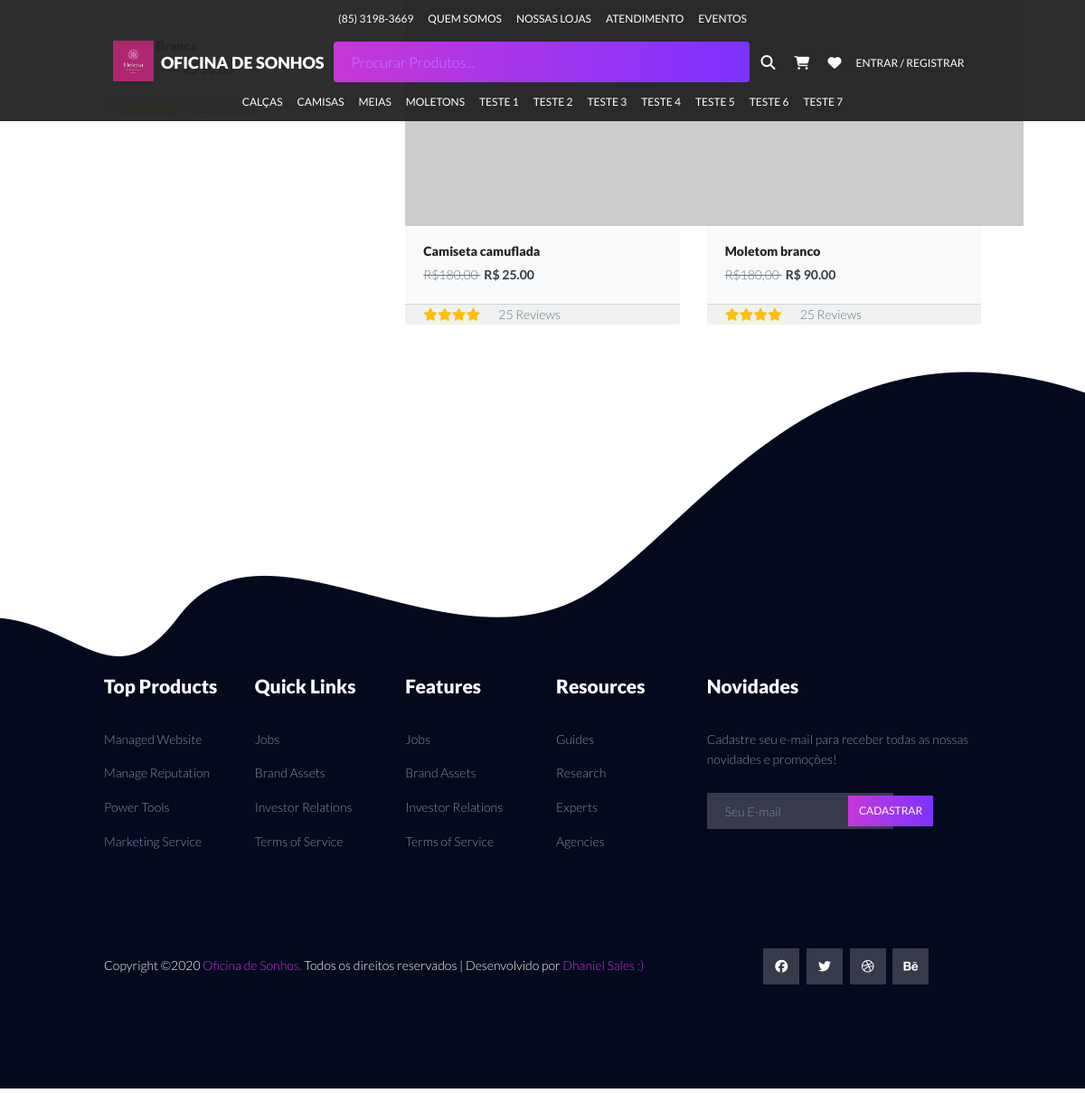
The page /produtos/ on the database as committed earlier.
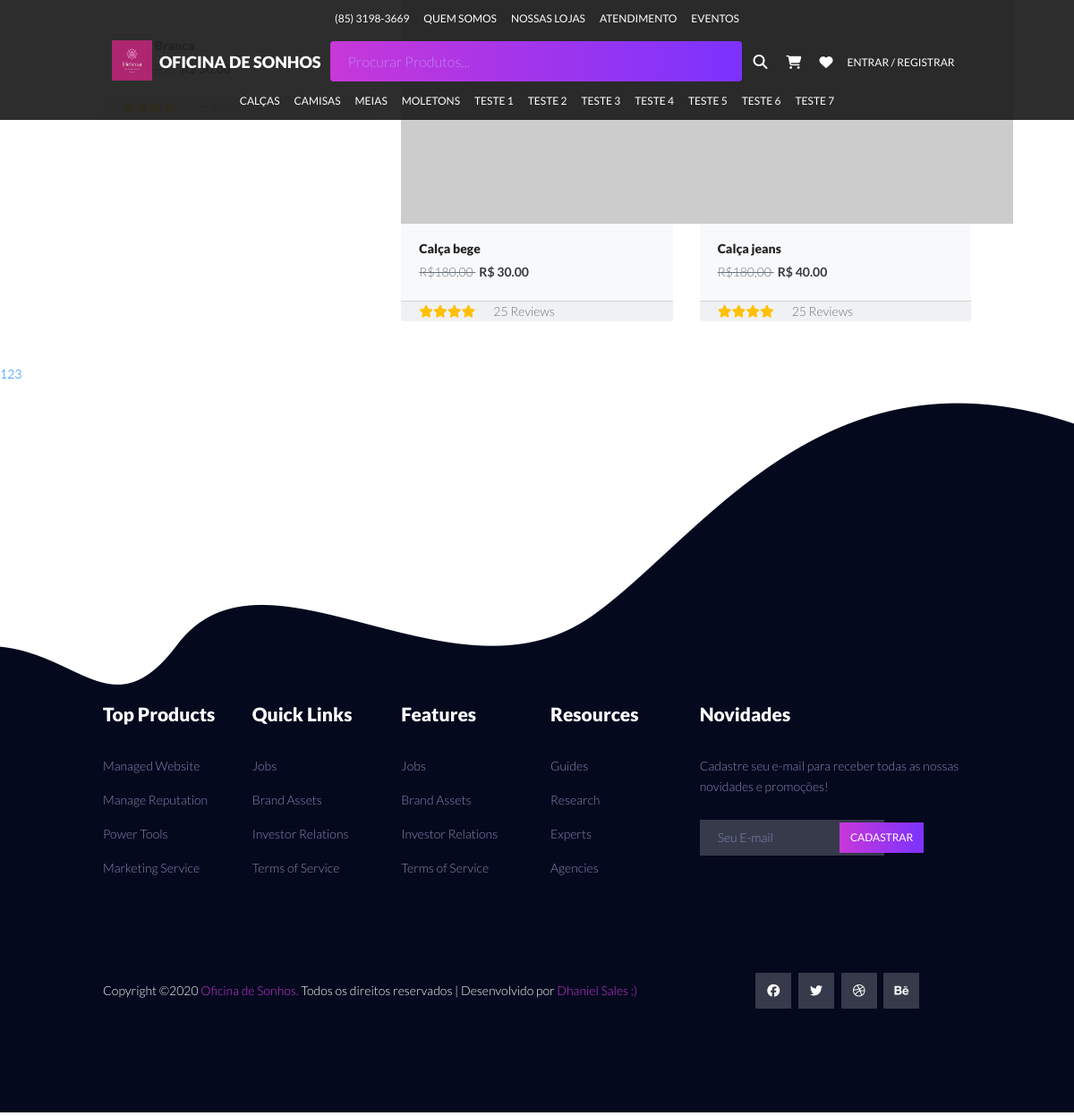
The same page on the database as committed later.
### catalog/models.py (models this page shows, shortened)
class Category(models.Model):
    name = models.CharField("Nome", max_length=100, unique=True, help_text='Determine uma subcategoria para que possa ser associada ao produtos.')
    slug = models.SlugField('Identificador', max_length=100)
    created = models.DateTimeField('Criado em', auto_now_add=True)
    modified = models.DateTimeField('Modificado em', auto_now=True)
    image = models.ImageField('Imagem', upload_to='categories', blank=True, null=True, help_text="Opcional. Envie uma foto para a categoria.")
    home_spotlight = models.BooleanField("Destaque na página inicial", default=False, help_text="Determina se essa Categoria deve ser inclusa nos Destaques da Página Inicial. Geralmente Categoria em destaque possuem promoções.")
    in_navbar = models.BooleanField("Incluir na Barra Superior?", default=False, help_text="Determina se essa Categoria deve ser inclusa na barra superior do site.")
    class Meta:
        verbose_name = 'Categoria'
        verbose_name_plural = "Categorias"
        ordering = ['name']
    def __str__(self):
        return f'{self.name}'
    def get_absolute_url(self):
        return reverse('catalog:category', kwargs={'slug': self.slug})

class Product(models.Model):
    id = models.AutoField('Código', primary_key=True)
    name = models.CharField("Nome", max_length=100, blank=False, null=False, unique=True, help_text="Obrigatório. Nome do Produto, de maior destaque na página.")
    slug = models.SlugField('Identificador', max_length=100, help_text="Não alterar esse campo.")
    category = models.ForeignKey('catalog.Category', related_name='category', verbose_name="Categoria", on_delete=models.CASCADE, null=True, blank=False, help_text="Determine uma categoria para o produto.")
    subcategory = models.ForeignKey('catalog.Subcategory', verbose_name="Subcategoria", on_delete=models.CASCADE, null=True, blank=False, help_text="Determine uma subcategoria para o produto.")
    description = models.TextField('Descrição', blank=False, null=False, max_length=85, help_text="Obrigatório. Uma descrição breve do Produto. Max. 85 caracteres.")
    description_big = models.TextField('Descrição Detalhada', blank=True, null=True, max_length=800, help_text="Opcional. Uma descrição longa do Produto. Max. 800 caracteres.")
    price = models.DecimalField("Preço", decimal_places=2, max_digits=8, help_text="Obrigatório. Determine um preço para o Produto.")
    created = models.DateTimeField('Criado em', auto_now_add=True)
    modified = models.DateTimeField('Modificado em', auto_now=True)
    start_date = models.DateTimeField('Data de Exibição', null=True, blank=True, help_text="Opcional, defina uma data futura, para que o Produto seja exibido somente a partir dela.")
    end_date = models.DateTimeField('Data de Expiração', null=True, blank=True, help_text="Opcional, defina uma data futura, para que o Produto deixe de ser exibido a partir dela.")
    author = models.ForeignKey(settings.AUTH_USER_MODEL, verbose_name="Criado por",related_name="criado_por", on_delete=models.CASCADE,)
    is_active = models.BooleanField("Ativo", default=True, help_text="Determina se esse Produto deve ser tratado como ativo. Desmarque isso em vez de excluir produtos.")
    spotlight = models.BooleanField("Destaque", default=False, help_text="Determina se esse Produto deve ser tratado como Destaque. Geralmente produtos em destaque possuem promoções.")
    class Meta:
        verbose_name = 'Produto'
        verbose_name_plural = "Produtos"
        ordering = ['name']
    def get_absolute_url(self):
        return reverse('catalog:product', kwargs={'slug': self.slug})

### catalog/views.py (the view)
class ProductListView(generic.ListView):
    template_name = "catalog/product_list.html"
    context_object_name = 'product_list'
    paginate_by = 3
    def get_queryset(self):
        queryset = Product.objects.filter(is_active=True)
        q = self.request.GET.get('q', '')
        if q:
            if queryset.filter(models.Q(pk__iexact=q)):
                return queryset.filter(models.Q(pk__iexact=q))
            else:
                return watson.filter(queryset, q)
        return queryset

### catalog/context_processors.py (called while the page is built)
def categories(request):
    return {
        'categories': Category.objects.all(),
        'navcategories': Category.objects.filter(in_navbar=True),
    }

### catalog/models.py (called while the page is built)
    def get_absolute_url(self):
        return reverse('catalog:subcategory', kwargs={'category_father': self.category_father.slug, 'slug': self.slug})

### core/templatetags/company.py (called while the page is built)
@register.simple_tag
def company(option):
    if option == 'name':
        return settings.COMPANY_NAME
    if option == 'slogan':
        return settings.SLOGAN

### core/templatetags/navbar_subcategories.py (called while the page is built)
@register.filter
def navbar_subcategories(category_father):
    return Subcategory.objects.filter(category_father=category_father)

### core/templatetags/pagination.py (called while the page is built)
@register.inclusion_tag('core/pagination.html')
def pagination(request, paginator, page_obj):
    context = {}
    context['paginator'] = paginator
    context['request'] = request
    context['page_obj'] = page_obj
    getvars = request.GET.copy()
    if 'page' in getvars:
        del getvars['page']
    if len(getvars) > 0:
        context['getvars'] = f'&{getvars.urlencode()}'
    else:
        context['getvars'] = ''
    return context

### catalog/templates/catalog/product_list.html (shortened to what this page needs)
{% extends "core/base.html" %}
{% load static %}
{% load pagination %}
{% block header_area  %}
 {{ block.super }}
{% endblock %}
{% block index_carousel %}
    <div class="container">
        <div class="row justify-content-sm-center">
                {% for product in product_list %}
                    {% include 'catalog/_product.html' %}
                {% endfor %}
            </div>
        </div>
{% pagination request paginator page_obj %}
{% endblock %}

### core/templates/core/base.html (shortened to what this page needs)
<!DOCTYPE html>
{% load static %}{% load company %}{% load thumbnail %}{% load navbar_subcategories %}
<html lang="pt-br" class="no-js">
<head>
  <link rel="stylesheet" href='{% static "new/css/linearicons.css" %}' />
  <link rel="stylesheet" href='{% static "new/css/magnific-popup.css" %}' />
  <link rel="stylesheet" href='{% static "new/css/nice-select.css" %}' />
  <link rel="stylesheet" href='{% static "new/css/hexagons.min.css" %}' />
  <link rel="stylesheet" href='{% static "new/css/bootstrap/bootstrap.css" %}'/>
  <link rel="stylesheet" href='{% static "new/OwlCarousel2-2.3.4/dist/css/owl.carousel.css" %}' />
  <link rel="stylesheet" href='{% static "new/OwlCarousel2-2.3.4/dist/css/owl.theme.default.css" %}' />
  <link rel="stylesheet" href='{% static "new/css/sidebar.css" %}' />
  <link rel="stylesheet" href='{% static "new/css/jquery.mCustomScrollbar.min.css" %}' />
  <link rel="stylesheet" href='{% static "new/css/main.css" %}' />
  <link rel="stylesheet" href='{% static "new/css/style.css" %}' />
  <link rel="stylesheet" href='https://cdn.jsdelivr.net/themify-icons/0.1.2/css/themify-icons.css' />
</head>
<body>
{% block header_area  %}
<header class="default-header">
<nav class="navbar navbar-expand-lg navbar-light p-0 navbar-anim d-none d-lg-block d-xl-block">
  <div class="container">
      <div class="text-center collapse navbar-collapse flex-column ml-lg-0 ml-3" id="navbarCollapse">
          <ul class="navbar-nav nav-top text-center p-0">
              <li class="nav-item">
                <a class="nav-link" id='myPopover' role="button" tabindex="0" data-placement='bottom'>(85) 3198-3669</a>
              </li>
              <li class="nav-item align-middle">
                <a class="nav-link" href="{% url 'contact' %}">Quem Somos</a>
              </li>
              <li class="nav-item align-middle">
                  <a class="nav-link" href="#">Nossas Lojas</a>
              </li>
              <li class="nav-item align-middle">
                  <a class="nav-link" href="#">Atendimento</a>
              </li>
              <li class="nav-item align-middle">
                  <a class="nav-link" href="#">Eventos</a>
              </li>
          </ul>
          <ul class="navbar-nav flex-row p-0">
            <h1 class="d-md-none d-none d-sm-none d-lg-block"><a class='corp-name p-0 text-uppercase' href="{% url 'index' %}"><img class='p-0 logo-img mr-1 mb-2' src='{% static "new/img/logo2.png" %}' alt="" /> {% company 'name' %} </a></h1>
            <form class="form-inline">
              <input class="form-control ml-10" type="search" id="search-main" placeholder="Procurar Produtos..." name="q" >
              <button class="btn text-white" type="submit"><i class="fas fa-lg fa-search" id="search"></i> </button>
            </form>
              <li class="nav-item align-middle mt-1  mr-1">
                  <a class="nav-link" href="{% url 'checkout:cart_item' %}"></a>
              </li>
              <li class="nav-item align-middle mt-1">
                  <a class="nav-link" href="{% url 'checkout:cart_item' %}"></a>
              </li>
              {% if user.is_authenticated %}
              <li class="dropdown nav-item align-middle mt-1" >
                <a class="nav-link dropdown-toggle" data-toggle="dropdown">
                  {{user}}
                </a>
                <div class="dropdown-menu m-0">
                      <a class="dropdown-item btn btn-light shadow-none" href="{% url 'accounts:account' %}">Minha Conta</a>
                      <a class="dropdown-item btn btn-light shadow-none" href="{% url 'logout' %}">Sair</a>
                </div>
              </li>
              {% else %}
              <li class="nav-item align-middle mt-1">
                  <a class="nav-link" data-toggle="modal" data-target="#LoginModal" href >Entrar / Registrar</a>
              </li>
              {% endif %}
          </ul>
          <ul class="navbar-nav flex-row p-0 nav-bot">
            {% for category in navcategories %}
            <li class="dropdown dropdown-lg nav-item align-middle" >
              <a class="nav-link dropdown-toggle" href="{% url 'catalog:product_list' %}" data-toggle="dropdown">
                {{ category }}
              </a>
            </li>
            {% endfor %}
        </ul>
      </div>
  </div>
</nav>
</header>
{% endblock %}
  {% block index_carousel %}
  {% endblock %}
  <div class="overlay"></div>
  <footer class="footer-area section-gap">
    <div class="container">
      <div class="row">
        <div class="col-lg-2 col-md-6 single-footer-widget">
          <h4>Top Products</h4>
          <ul>
            <li><a href="#">Managed Website</a></li>
            <li><a href="#">Manage Reputation</a></li>
            <li><a href="#">Power Tools</a></li>
            <li><a href="#">Marketing Service</a></li>
          </ul>
        </div>
        <div class="col-lg-2 col-md-6 single-footer-widget">
          <h4>Quick Links</h4>
          <ul>
            <li><a href="#">Jobs</a></li>
            <li><a href="#">Brand Assets</a></li>
            <li><a href="#">Investor Relations</a></li>
            <li><a href="#">Terms of Service</a></li>
          </ul>
        </div>
        <div class="col-lg-2 col-md-6 single-footer-widget">
          <h4>Features</h4>
          <ul>
            <li><a href="#">Jobs</a></li>
            <li><a href="#">Brand Assets</a></li>
            <li><a href="#">Investor Relations</a></li>
            <li><a href="#">Terms of Service</a></li>
          </ul>
        </div>
        <div class="col-lg-2 col-md-6 single-footer-widget">
          <h4>Resources</h4>
          <ul>
            <li><a href="#">Guides</a></li>
            <li><a href="#">Research</a></li>
            <li><a href="#">Experts</a></li>
            <li><a href="#">Agencies</a></li>
          </ul>
        </div>
        <div class="col-lg-4 col-md-6 single-footer-widget">
          <h4>Novidades</h4>
          <p>Cadastre seu e-mail para receber todas as nossas novidades e promoções!</p>
          <div class="form-wrap" id="mc_embed_signup">
            <form target="_blank" action=""
             method="get" class="form-inline">
              <input class="form-control" name="EMAIL" placeholder="Seu E-mail"  onfocus="this.placeholder = ''" onblur="this.placeholder = 'Seu E-mail '"
               required="" type="email">
              <button class="click-btn btn btn-default text-uppercase btn-main">Cadastrar</button>
            </form>
          </div>
        </div>
      </div>
      <div class="footer-bottom row align-items-center">
        <p class="footer-text m-0 col-lg-8 col-md-12">
Copyright &copy;<script>document.write(new Date().getFullYear());</script> <a href="{% url 'index' %}"> {% company 'name' %}. </a> Todos os direitos reservados | Desenvolvido por <a href=''> Dhaniel Sales :) </a>
</p>
        <div class="col-lg-4 col-md-12 footer-social">
          <a href="#"><i class="fab fa-facebook"></i></i></a>
          <a href="#"><i class="fab fa-twitter"></i></a>
          <a href="#"><i class="fab fa-dribbble"></i></a>
          <a href="#"><i class="fab fa-behance"></i></a>
        </div>
      </div>
    </div>
  </footer>
</body>
</html>

### catalog/templates/catalog/_product.html (shortened to what this page needs)
{% load thumbnail %}
{% load static %}
<div class="col-sm-6 col-md-4">
    <div class="card mb-5 border-0 bg-light">
        <a href="{{ product.get_absolute_url }}">
        </a>
        <div class="card-body">
            <a href="{{ product.get_absolute_url }}">
              <p class="card-title h6 mb-2"> {{ product.name }} </p>
            </a>
            <a class="text-dark" href="{{ product.get_absolute_url }}">
                <p class='card-text pt-1'><s class="text-muted"> R$180,00 </s><span class="font-weight-bold ml-1"> R$ {{ product.price }} </span></p>
            </a>
        </div>
        <div class="card-footer py-0 text-muted bottom d-flex">
            <a href="#"><i class="text-warning fa fa-star"></i></a>
            <a href="#"><i class="text-warning fa fa-star"></i></a>
            <a href="#"><i class="text-warning fa fa-star"></i></a>
            <a href="#"><i class="text-warning fa fa-star"></i></a>
            <p class="ml-20 mb-0">25 Reviews</p>
        </div>
    </div>
</div>

### core/templates/core/pagination.html
{% if page_obj.has_other_pages %}
<div class="row">
    <div class="col-md-12">
        <nav>
          <ul class="pagination">
              {% for page in paginator.page_range %}
              <li{% if page_obj.number == page %} class="active"{% endif %}><a href="?page={{ page }}{{ getvars }}">{{ page }}</a></li>
              {% endfor %}
          </ul>
        </nav>
    </div>
</div>
{% endif %}

### core/static/new/css/style.css (style rules this page uses)
.btn-main { background: -webkit-linear-gradient(270deg, #7c32ff 0%, #c738d8 100%) !important; background: -moz-linear-gradient(270deg, #7c32ff 0%, #c738d8 100%) !important; background: -o-linear-gradient(270deg, #7c32ff 0%, #c738d8 100%) !important; background: -ms-linear-gradient(270deg, #7c32ff 0%, #c738d8 100%) !important; background: linear-gradient(270deg, #7c32ff 0%, #c738d8 100%) !important; color: #fff !important; border: none !important; }
@media screen and (min-width: 1000px) { .navbar .dropdown.dropdown-lg { position:static; } }
@media screen and (min-width: 1000px) { .navbar .dropdown.dropdown-lg .dropdown-toggle::after { display:none; } }
body { font-family: 'Lato', sans-serif; }
h1, h2, h3, h4, h5, h6 { font-family: 'Lato', sans-serif; }
h1, .h2, .h3, .h4, .h5, .h6 { font-family: 'Lato', sans-serif; }
.navbar-light .navbar-nav .nav-link { color: white !important; }
@media screen and (min-width: 990px) { .nav-bot li a { padding: 0px 10px 10px 10px; } }
@media screen and (min-width: 990px) { .nav-top li a { padding: 10px 10px 2px 10px; } }
@media (min-width: 992px) { .container, .container-sm, .container-md, .container-lg { max-width: 1000px; } }
ol, ul, dl { margin-top: 0; margin-bottom: 1rem; }
.nav-link { display: block; padding: 0.5rem 1rem; }

Rows that differ between the two databases and show on the page:
no longer on this page (row unchanged): Product: name "Camiseta camuflada", price "25.00"
no longer on this page (row unchanged): Product: name "Moletom branco", price "90.00"
added Product: name "Calça bege", price "30.00"
added Product: name "Calça jeans", price "40.00"
Other text that changed with them:
new list line: "1"
new list line: "2"
new list line: "3"
